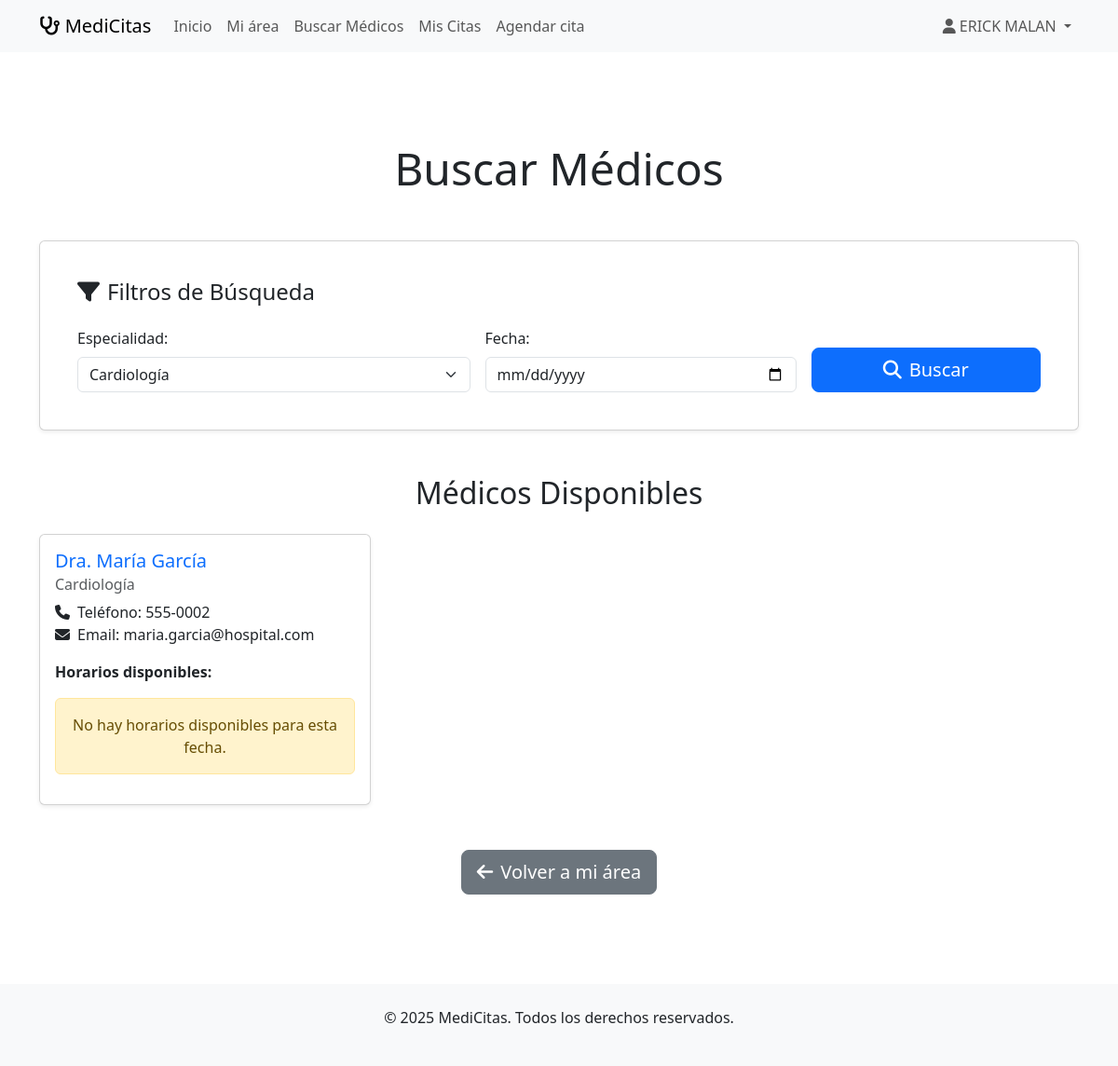
/buscar-medicos?especialidad_id=2 (signed in), run on the app's committed database.
### app.py (models this page shows)
class User(UserMixin, db.Model):
    id = db.Column(db.Integer, primary_key=True)
    email = db.Column(db.String(120), unique=True, nullable=False)
    password_hash = db.Column(db.String(128), nullable=False)
    nombre = db.Column(db.String(100), nullable=False)
    telefono = db.Column(db.String(20))
    fecha_nacimiento = db.Column(db.Date)
    fecha_registro = db.Column(db.DateTime, default=datetime.utcnow)
    is_active = db.Column(db.Boolean, default=True)
    citas = db.relationship('Cita', backref='paciente', lazy=True)

class Medico(db.Model):
    id = db.Column(db.Integer, primary_key=True)
    nombre = db.Column(db.String(100), nullable=False)
    cedula = db.Column(db.String(20), unique=True, nullable=False)
    especialidad_id = db.Column(db.Integer, db.ForeignKey('especialidad.id'), nullable=False)
    telefono = db.Column(db.String(20))
    email = db.Column(db.String(120))
    horario_inicio = db.Column(db.Time, default=datetime.strptime('08:00', '%H:%M').time())
    horario_fin = db.Column(db.Time, default=datetime.strptime('17:00', '%H:%M').time())
    duracion_cita = db.Column(db.Integer, default=30)  # minutos
    activo = db.Column(db.Boolean, default=True)
    citas = db.relationship('Cita', backref='medico', lazy=True)

class Especialidad(db.Model):
    id = db.Column(db.Integer, primary_key=True)
    nombre = db.Column(db.String(100), nullable=False, unique=True)
    descripcion = db.Column(db.Text)
    medicos = db.relationship('Medico', backref='especialidad', lazy=True)

### app.py (the view)
@app.route('/buscar-medicos')
@login_required
def buscar_medicos():
    especialidad_id = request.args.get('especialidad_id')
    fecha = request.args.get('fecha')
    query = Medico.query.filter_by(activo=True)
    if especialidad_id:
        query = query.filter_by(especialidad_id=especialidad_id)
    medicos = query.all()
    medicos_disponibles = []
    if fecha:
        try:
            fecha_obj = datetime.strptime(fecha, '%Y-%m-%d').date()
            for medico in medicos:
                horarios_disponibles = get_horarios_disponibles(medico, fecha_obj)
                if horarios_disponibles:
                    medicos_disponibles.append({
                        'medico': medico,
                        'horarios': horarios_disponibles
                    })
        except ValueError:
            medicos_disponibles = [{'medico': m, 'horarios': []} for m in medicos]
    else:
        medicos_disponibles = [{'medico': m, 'horarios': []} for m in medicos]
    especialidades = Especialidad.query.all()
    return render_template('buscar_medicos.html',
                         medicos_disponibles=medicos_disponibles,
                         especialidades=especialidades,
                         especialidad_seleccionada=especialidad_id,
                         fecha_seleccionada=fecha)

### app.py (called while the page is built)
@login_manager.user_loader
def load_user(user_id):
    return User.query.get(int(user_id))

### templates/buscar_medicos.html (shortened to what this page needs)
{% extends "base.html" %}
{% block content %}
<div class="container py-5 mt-5">
    <div class="row mb-4">
        <div class="col-12">
            <h1 class="display-5 text-center mb-4">Buscar Médicos</h1>
        </div>
    </div>
    <div class="card p-4 shadow-sm mb-5">
        <div class="card-body">
            <h4 class="card-title mb-4"><i class="fas fa-filter me-2"></i>Filtros de Búsqueda</h4>
            <form method="get" action="{{ url_for('buscar_medicos') }}">
                <div class="row g-3 align-items-end">
                    <div class="col-md-5">
                        <label for="especialidad_id" class="form-label">Especialidad:</label>
                        <select name="especialidad_id" id="especialidad_id" class="form-select">
                            {% for esp in especialidades %}
                                <option value="{{ esp.id }}" {% if especialidad_seleccionada and especialidad_seleccionada|int == esp.id %}selected{% endif %}>
                                    {{ esp.nombre }}
                                </option>
                            {% endfor %}
                        </select>
                    </div>
                    <div class="col-md-4">
                        <label for="fecha" class="form-label">Fecha:</label>
                        <input type="date" name="fecha" id="fecha" class="form-control" value="{{ fecha_seleccionada or '' }}" />
                    </div>
                    <div class="col-md-3 d-grid">
                        <button type="submit" class="btn btn-primary btn-lg">
                            <i class="fas fa-search me-2"></i>Buscar
                        </button>
                    </div>
                </div>
            </form>
        </div>
    </div>
    <h2 class="mt-5 mb-4 text-center">Médicos Disponibles</h2>
    {% if medicos_disponibles %}
        <div class="row row-cols-1 row-cols-md-2 row-cols-lg-3 g-4">
            {% for item in medicos_disponibles %}
                <div class="col">
                    <div class="card h-100 shadow-sm">
                        <div class="card-body">
                            <h5 class="card-title text-primary">{{ item.medico.nombre }}</h5>
                            <h6 class="card-subtitle mb-2 text-muted">{{ item.medico.especialidad.nombre }}</h6>
                            <ul class="list-unstyled mb-3">
                                <li><i class="fas fa-phone me-2"></i>Teléfono: {{ item.medico.telefono }}</li>
                                <li><i class="fas fa-envelope me-2"></i>Email: {{ item.medico.email }}</li>
                            </ul>
                            <p class="fw-bold">Horarios disponibles:</p>
                            {% if item.horarios %}
                                <ul class="list-group list-group-flush mb-3">
                                    {% for hora in item.horarios %}
                                        <li class="list-group-item d-flex justify-content-between align-items-center">
                                            {{ hora }}
                                            <a href="{{ url_for('agendar_cita', medico_id=item.medico.id, fecha_hora=hora) }}" class="btn btn-sm btn-success">
                                                Agendar <i class="fas fa-chevron-right ms-1"></i>
                                            </a>
                                        </li>
                                    {% endfor %}
                                </ul>
                            {% else %}
                                <div class="alert alert-warning text-center" role="alert">
                                    No hay horarios disponibles para esta fecha.
                                </div>
                            {% endif %}
                        </div>
                    </div>
                </div>
            {% endfor %}
        </div>
    {% else %}
        <div class="alert alert-info text-center mt-4" role="alert">
            No se encontraron médicos con los criterios de búsqueda.
            Intenta ajustar tus filtros.
        </div>
    {% endif %}
    <div class="text-center mt-5">
        <a href="{{ url_for('dashboard') }}" class="btn btn-secondary btn-lg">
            <i class="fas fa-arrow-left me-2"></i>Volver a mi área
        </a>
    </div>
</div>
{% endblock %}

### templates/base.html (shortened to what this page needs)
<!DOCTYPE html>
<html lang="es">
<head>
    <link href="https://cdnjs.cloudflare.com/ajax/libs/bootstrap/5.3.0/css/bootstrap.min.css" rel="stylesheet">
    <link href="https://cdnjs.cloudflare.com/ajax/libs/font-awesome/6.4.0/css/all.min.css" rel="stylesheet">
</head>
<body>
    <nav class="navbar navbar-expand-lg navbar-light bg-light">
        <div class="container">
            <a class="navbar-brand" href="{{ url_for('index') }}">
                <i class="fas fa-stethoscope"></i> MediCitas
            </a>
            <div class="collapse navbar-collapse" id="navbarNav">
                <ul class="navbar-nav me-auto">
                    <li class="nav-item">
                        <a class="nav-link" href="{{ url_for('index') }}">Inicio</a>
                    </li>
                    {% if current_user.is_authenticated %}
                    <li class="nav-item">
                        <a class="nav-link" href="{{ url_for('dashboard') }}">Mi área</a>
                    </li>
                    <li class="nav-item">
                        <a class="nav-link" href="{{ url_for('buscar_medicos') }}">Buscar Médicos</a>
                    </li>
                    <li class="nav-item">
                        <a class="nav-link" href="{{ url_for('mis_citas') }}">Mis Citas</a>
                    </li>
                    <li class="nav-item">
                        <a class="nav-link" href="{{ url_for('agendar_cita') }}">Agendar cita</a>
                    </li>
                    {% endif %}
                </ul>
                <ul class="navbar-nav">
                    {% if current_user.is_authenticated %}
                    <li class="nav-item dropdown">
                        <a class="nav-link dropdown-toggle" href="#" id="navbarDropdown" role="button" data-bs-toggle="dropdown">
                            <i class="fas fa-user"></i> {{ current_user.nombre }}
                        </a>
                    </li>
                    {% endif %}
                </ul>
            </div>
        </div>
    </nav>
    <main>
        {% block content %}{% endblock %}
    </main>
    <footer class="bg-light text-center py-4 mt-5">
        <div class="container">
            <p>&copy; 2025 MediCitas. Todos los derechos reservados.</p>
        </div>
    </footer>
</body>
</html>

### data on the page
User: nombre "ERICK MALAN"
Medico: medico.nombre "Dra. María García", medico.telefono "555-0002", medico.email "maria.garcia@hospital.com"
Especialidad: medico.especialidad.nombre "Cardiología"

### other printed values
form field especialidad_id "Cardiología"
